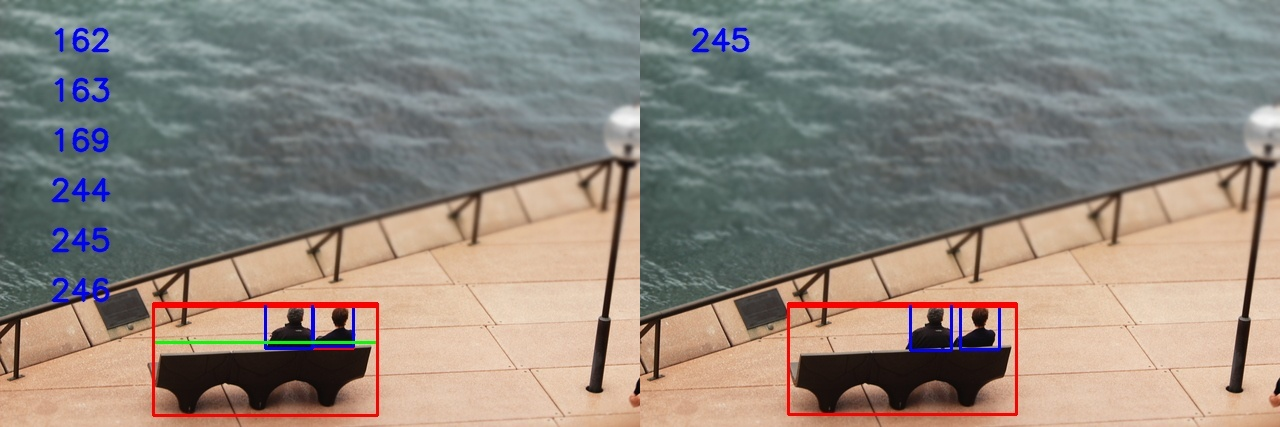
#> input picture GrapCut/HICO_test2015_00000001.jpg, 1280 x 427 px
$ python grapcut_bbox.py
#> lines starting #> are read from the running program, lines starting #| are printed output that depends on the picture; after the words box and inside, x2 and y2 are one past the last pixel; in counts of white or black regions, pixels touching at a corner belong together
import os
import cv2
import time
import argparse
import numpy as np

ap = argparse.ArgumentParser()
ap.add_argument("-i", "--image", type=str,
    default="HICO_test2015_00000001.jpg",
    help="path to input image that we'll apply GrabCut to")
ap.add_argument("-c", "--iter", type=int, default=10,
    help="# of GrabCut iterations (larger value => slower runtime)")

ap = ap.parse_args()

# load image and create mask for output generated by GrabCut
image = cv2.imread(ap.image)
#> image is the input picture: shape (427, 1280, 3); mean B, G, R 125.2, 134.4, 143.2
mask = np.zeros(image.shape[:2], dtype="uint8")

# define boudngin box coordinates
rect = (300, 300, 350, 350)

fgModel = np.zeros((1, 65), dtype="float")
bgModel = np.zeros((1, 65), dtype="float")

# apply GrabCut
(mask, fgModel, bgModel) = cv2.grabCut(image, mask, rect, bgModel, fgModel, iterCount=ap.iter, mode=cv2.GC_INIT_WITH_RECT)
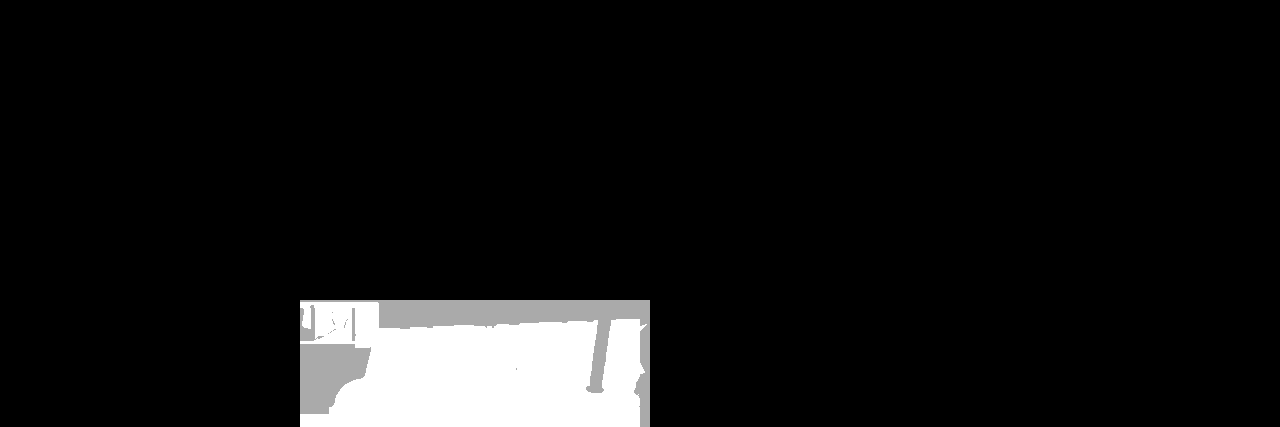
#> mask: shape (427, 1280); min 0, max 3, mean 0.221; drawn with min black and max white

values = (
    ("Definite Background", cv2.GC_BGD),
    ("Probable Background", cv2.GC_PR_BGD),
    ("Definite Foreground", cv2.GC_FGD),
    ("Probable Foreground", cv2.GC_PR_FGD),
)

for (name, value)  in values:
    valueMask = (mask==value).astype("uint8")*255
    cv2.imwrite(name+".jpg", valueMask)
#> this loop made 4 passes
#> pass 1, `valueMask = (mask==value).astype("uint8")*255`:
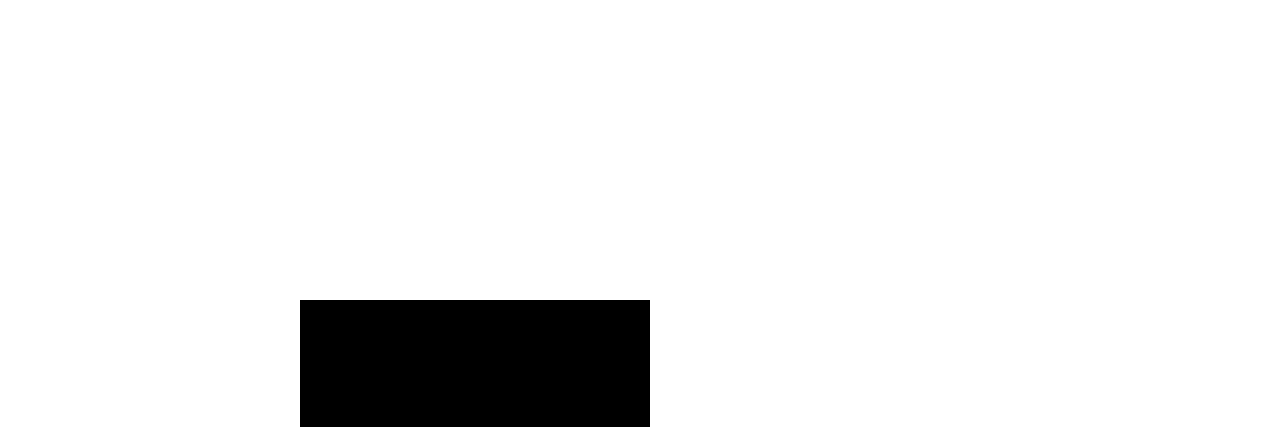
#> valueMask: shape (427, 1280); 91.9% white; 1 black region, box (x1, y1, x2, y2) and area: (300, 300, 650, 427) 44450
#> pass 2, `valueMask = (mask==value).astype("uint8")*255`:
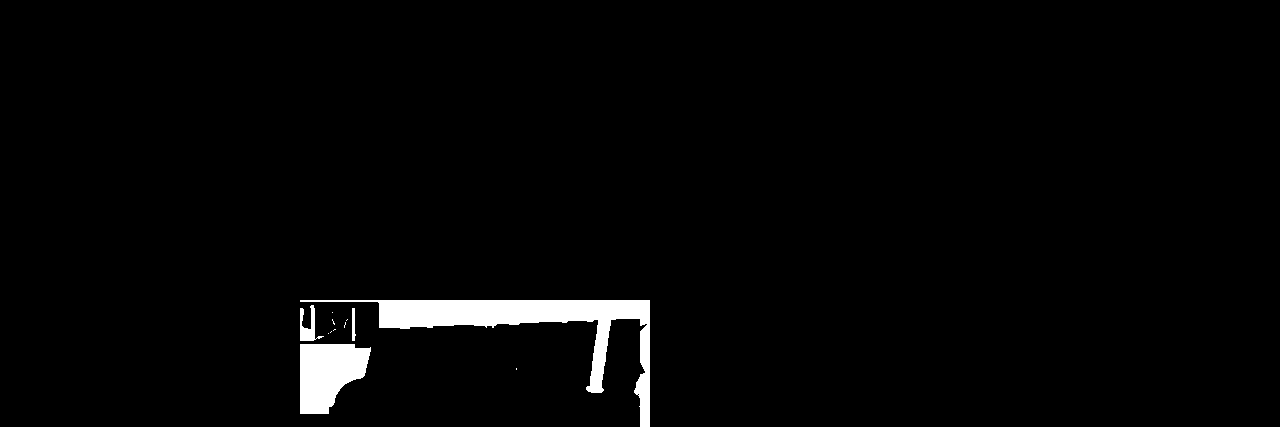
#> valueMask: shape (427, 1280); 2.3% white; 12 white regions (8 under 20 px), largest, box (x1, y1, x2, y2) and area: (300, 300, 650, 427) 8644, (300, 344, 371, 414) 3636, (300, 305, 324, 341) 359, (352, 308, 356, 341) 101
